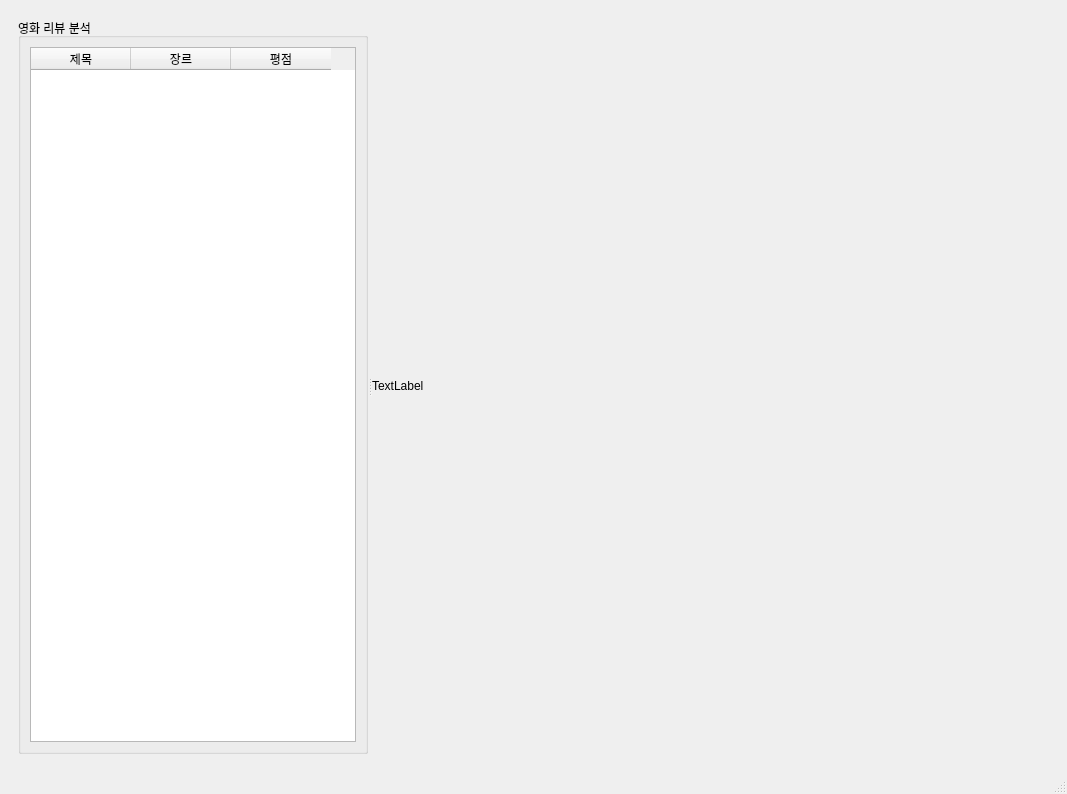
<?xml version="1.0" encoding="UTF-8"?>
<ui version="4.0">
 <class>MainWindow</class>
 <widget class="QMainWindow" name="MainWindow">
  <property name="geometry">
   <rect>
    <x>0</x>
    <y>0</y>
    <width>1067</width>
    <height>794</height>
   </rect>
  </property>
  <property name="windowTitle">
   <string>MainWindow</string>
  </property>
  <widget class="QWidget" name="centralwidget">
   <layout class="QVBoxLayout" name="verticalLayout">
    <item>
     <widget class="QWidget" name="widget" native="true">
      <layout class="QVBoxLayout" name="verticalLayout_2">
       <item>
        <widget class="QSplitter" name="splitter">
         <property name="orientation">
          <enum>Qt::Horizontal</enum>
         </property>
         <widget class="QWidget" name="widget_2" native="true">
          <property name="maximumSize">
           <size>
            <width>350</width>
            <height>800</height>
           </size>
          </property>
          <layout class="QVBoxLayout" name="verticalLayout_3">
           <item>
            <widget class="QGroupBox" name="groupBox">
             <property name="title">
              <string>영화 리뷰 분석</string>
             </property>
             <layout class="QHBoxLayout" name="horizontalLayout">
              <item>
               <widget class="QTableWidget" name="tablewidget_movie_list">
                <column>
                 <property name="text">
                  <string>제목</string>
                 </property>
                </column>
                <column>
                 <property name="text">
                  <string>장르</string>
                 </property>
                </column>
                <column>
                 <property name="text">
                  <string>평점</string>
                 </property>
                </column>
               </widget>
              </item>
             </layout>
            </widget>
           </item>
          </layout>
         </widget>
         <widget class="QWidget" name="widget_3" native="true">
          <layout class="QVBoxLayout" name="verticalLayout_4">
           <item>
            <widget class="QLabel" name="movie_label">
             <property name="text">
              <string>TextLabel</string>
             </property>
            </widget>
           </item>
          </layout>
         </widget>
        </widget>
       </item>
      </layout>
     </widget>
    </item>
   </layout>
  </widget>
  <widget class="QMenuBar" name="menubar">
   <property name="geometry">
    <rect>
     <x>0</x>
     <y>0</y>
     <width>1067</width>
     <height>21</height>
    </rect>
   </property>
  </widget>
  <widget class="QStatusBar" name="statusbar"/>
 </widget>
 <resources/>
 <connections/>
</ui>
